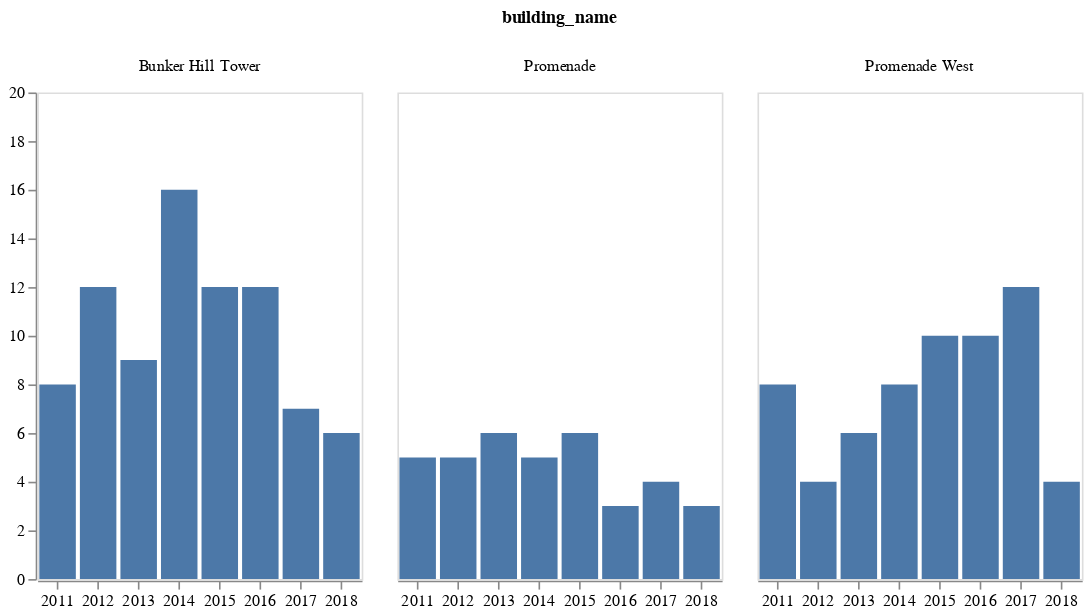

This figure's notebook cell:
### Code cell
chart = alt.Chart(bunker_hill).mark_bar().encode(
    x=alt.X("date:O", timeUnit="year", axis=alt.Axis(labelAngle=0, title="")),
    y=alt.Y("count()", scale=alt.Scale(domain=(0, 20)), axis=alt.Axis(title="", grid=False)),
    column="building_name:N"
).properties(width=200)

# chart.configure_view(
#     strokeOpacity=0
# ).save('assets/sales-by-year.svg')

chart

### Figure 1 — Vega-Lite specification as saved in the notebook (floating-point values rounded to 4 significant figures; data arrays with more than 128 entries replaced by an {"elided": "..."} marker saying what was removed)
{"$schema": "https://vega.github.io/schema/vega-lite/v2.4.3.json", "config": {"view": {"height": 300, "width": 400}}, "data": {"values": {"elided": "181 records"}}, "encoding": {"column": {"field": "building_name", "type": "nominal"}, "x": {"axis": {"labelAngle": 0, "title": ""}, "field": "date", "timeUnit": "year", "type": "ordinal"}, "y": {"aggregate": "count", "axis": {"grid": false, "title": ""}, "scale": {"domain": [0, 20]}, "type": "quantitative"}}, "mark": "bar", "width": 200}
